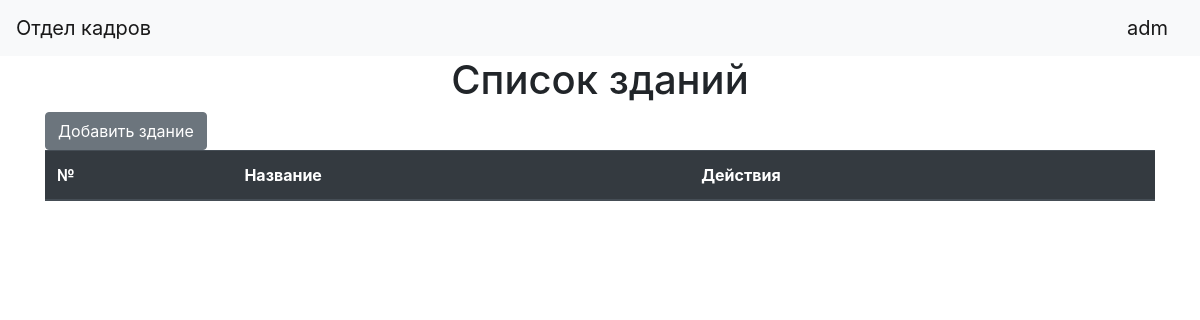
The page /buildings (signed in) on the database as committed earlier.
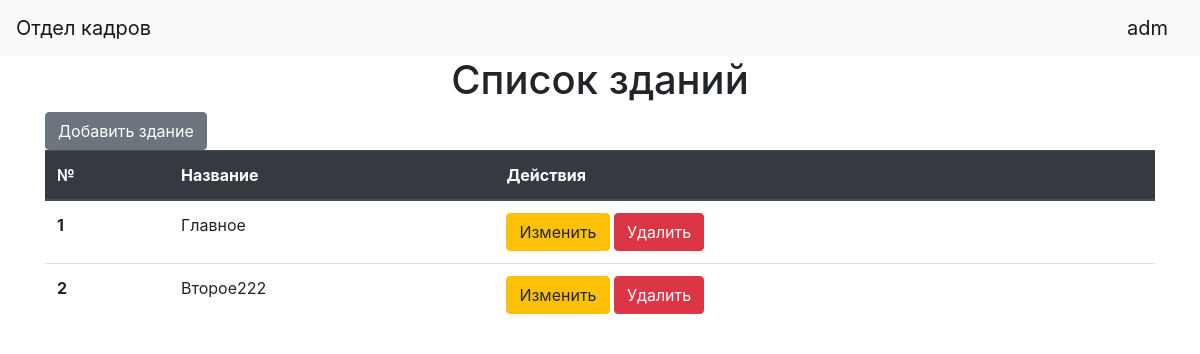
The same page on the database as committed later.
### data/buildings.py (models this page shows)
class Building(SqlAlchemyBase):
    __tablename__ = 'buildings'
    id = sqlalchemy.Column(sqlalchemy.Integer, primary_key=True, autoincrement=True)
    name = sqlalchemy.Column(sqlalchemy.String, nullable=False, unique=True)
    departments = orm.relation('Department', back_populates='building')

### main.py (the view)
    @app.route('/buildings')
    @login_required
    def buildings():
        session = db_session.create_session()
        buildings = session.query(Building).all()
        return render_template("buildings.html", title='Список зданий', buildings=buildings)

### data/db_session.py (called while the page is built)
def create_session() -> Session:
    global __factory
    return __factory()

### templates/buildings.html
{% extends "base.html" %}
{% block content %}
    <h1 align="center">{{ title }}</h1>
    <a href="building_edit" class="btn btn-secondary">Добавить здание</a>
    <table class="table">
          <thead class="thead-dark">
            <tr>
              <th scope="col">№</th>
              <th scope="col">Название</th>
              <th scope="col">Действия</th>
            </tr>
          </thead>
          <tbody>
          {% for item in buildings%}
            <tr>
              <th scope="row">{{ loop.index }}</th>
              <td>{{ item.name }}</td>
                <td>
                    <a href="/building_edit/{{ item.id }}" class="btn btn-warning">Изменить</a>
                    <a href="/building_delete/{{ item.id }}" class="btn btn-danger">Удалить</a>
                </td>
            </tr>
          {% endfor %}
          </tbody>
    </table>
{% endblock %}

Rows that differ between the two databases and show on the page:
added Building: name "Главное"
added Building: name "Второе222"
